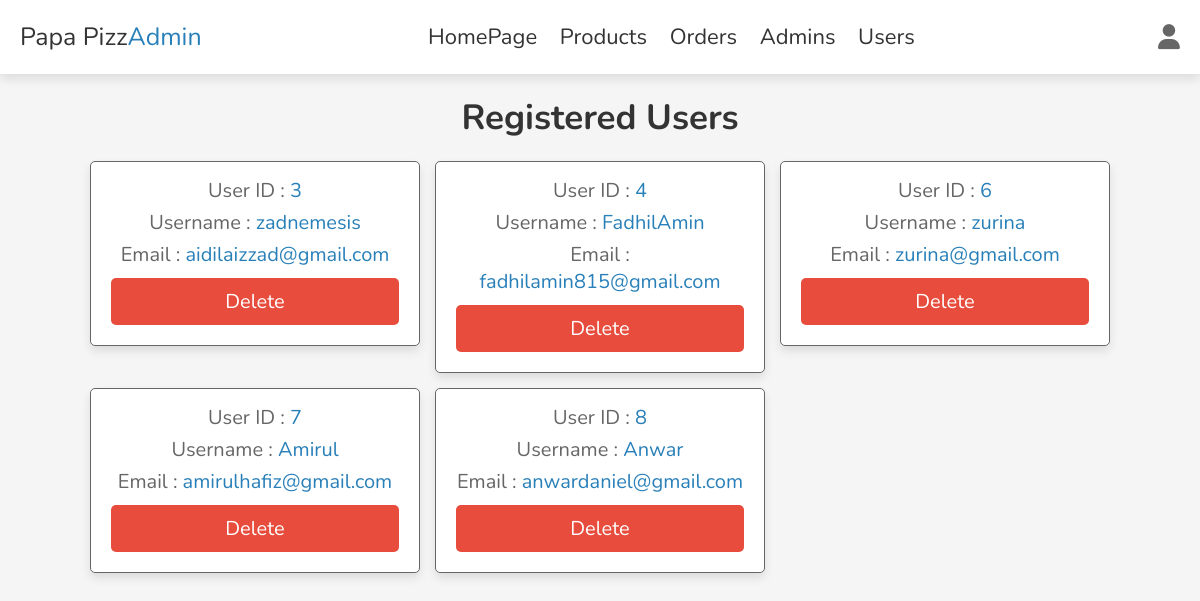
The app's page /users_accounts.php (signed in) with its own data.
### tables this page shows
CREATE TABLE `user` (
  `id` int(100) NOT NULL,
  `name` varchar(20) NOT NULL,
  `email` varchar(50) NOT NULL,
  `password` varchar(50) NOT NULL
);

### users_accounts.php (the view, shortened to what this page needs)
<?php
include 'config.php';
?>
<!DOCTYPE html>
<html lang="en">
<head>
   <link rel="stylesheet" href="https://cdnjs.cloudflare.com/ajax/libs/font-awesome/6.1.1/css/all.min.css">
   <link rel="stylesheet" href="css/admin_style.css">
</head>
<body>
<?php include 'admin_header.php' ?>
<section class="accounts">
   <h1 class="heading">registered users</h1>
   <div class="box-container">
   <?php
      $select_accounts = $conn->prepare("SELECT * FROM `user`");
      $select_accounts->execute();
      if($select_accounts->rowCount() > 0){
         while($fetch_accounts = $select_accounts->fetch(PDO::FETCH_ASSOC)){
   ?>
   <div class="box">
      <p> User ID : <span><?= $fetch_accounts['id']; ?></span> </p>
      <p> Username : <span><?= $fetch_accounts['name']; ?></span> </p>
      <p> Email : <span><?= $fetch_accounts['email']; ?></span> </p>
      <a href="users_accounts.php?delete=<?= $fetch_accounts['id']; ?>" onclick="return confirm('delete this account?')" class="delete-btn">Delete</a>
   </div>
   <?php
         }
      }else{
         echo '<p class="empty">no accounts available!</p>';
      }
   ?>
   </div>
</section>
</body>
</html>

### css/style.css (style rules this page uses)
:root { --red:#e74c3c; --black:#333; --white:#fff; --light-bg:#f5f5f5; --light-color:#666; --border:.1rem solid var(--light-color); --box-shadow:0 .5rem 1rem rgba(0,0,0,.1); }
* { font-family: 'Nunito', sans-serif; margin:0; padding:0; box-sizing: border-box; outline: none; border:none; text-decoration: none; transition: .2s linear; }
html { font-size: 62.5%; overflow-x: hidden; scroll-behavior: smooth; scroll-padding-top: 7rem; }
body { background: var(--light-bg); }
section { padding:2rem; margin:0 auto; max-width: 1200px; }
.heading { text-align: center; margin-bottom: 2rem; font-size: 4rem; color:var(--black); text-transform: capitalize; }

### css/admin_style.css (style rules this page uses)
:root { --main-color:#2980b9; --red:#e74c3c; --orange:#f39c12; --black:#333; --white:#fff; --light-bg:#f5f5f5; --light-color:#666; --border:.1rem solid var(--light-color); --box-shadow:0 .5rem 1rem rgba(0,0,0,.1); }
* { font-family: 'Nunito', sans-serif; margin:0; padding:0; box-sizing: border-box; outline: none; border:none; text-decoration: none; transition: .2s linear; }
html { font-size: 62.5%; overflow-x: hidden; scroll-behavior: smooth; scroll-padding-top: 7rem; }
body { background: var(--light-bg); }
section { padding:2rem; margin:0 auto; max-width: 1200px; }
.heading { text-align: center; margin-bottom: 2rem; font-size: 3.5rem; color:var(--black); text-transform: capitalize; }
.delete-btn, .option-btn, .btn { display: block; width: 100%; margin-top: 1rem; border-radius: .5rem; padding:1rem 3rem; font-size: 2rem; color:var(--white); cursor: pointer; text-transform: capitalize; text-align: center; }
.delete-btn { background-color: var(--red); }
.accounts .box-container { display: grid; grid-template-columns: repeat(auto-fit, 33rem); gap:1.5rem; align-items: flex-start; justify-content: center; }
.accounts .box-container .box { padding:2rem; padding-top: 1rem; border-radius: .5rem; text-align: center; border:var(--border); background-color: var(--white); box-shadow: var(--box-shadow); }
.accounts .box-container .box p { font-size: 2rem; color:var(--light-color); margin: .5rem 0; }
.accounts .box-container .box p span { color:var(--main-color); }

### records on screen
user: id "3", name "zadnemesis", email "aidilaizzad@gmail.com"
user: id "4", name "FadhilAmin", email "fadhilamin815@gmail.com"
user: id "6", name "zurina", email "zurina@gmail.com"
user: id "7", name "Amirul", email "amirulhafiz@gmail.com"
user: id "8", name "Anwar", email "anwardaniel@gmail.com"
